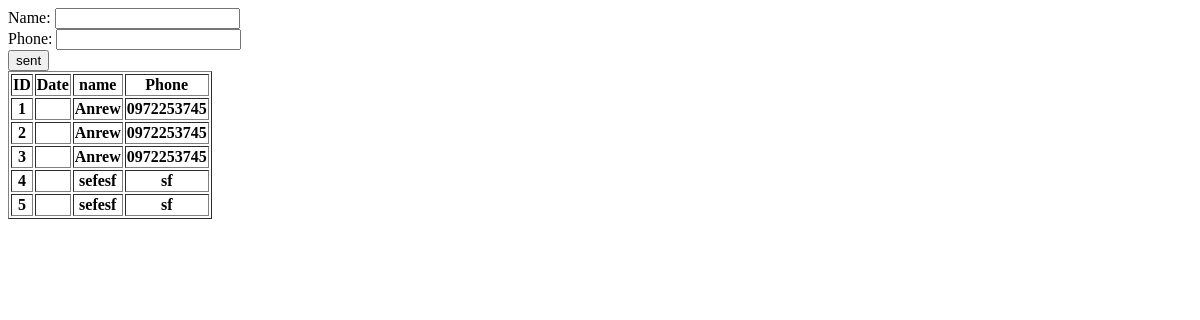
Before: / with the older database file.
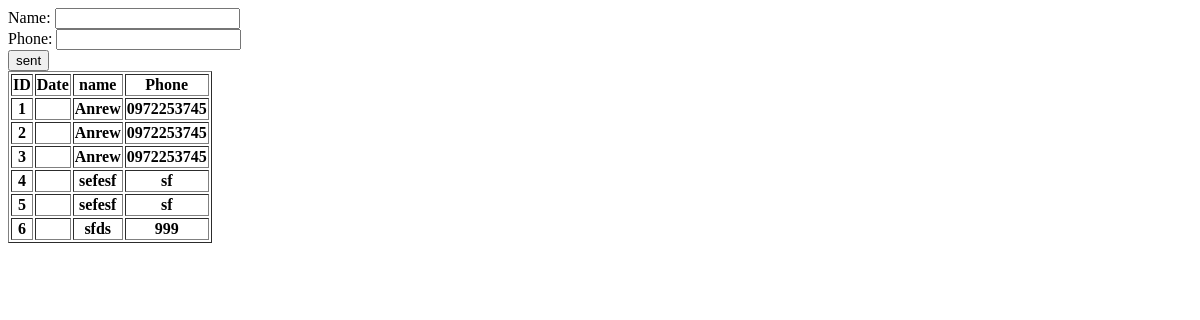
After: the same page with the newer database file.
### crm/models.py (models this page shows, shortened)
class Order(models.Model):
    oreder_dt = models.DateTimeField(auto_now=True)
    order_name = models.CharField(max_length=200,verbose_name='Name')
    order_phone = models.CharField(max_length=200,verbose_name='Phone')
    class Meta:
        verbose_name='Order'
        verbose_name_plural = 'Orders'

### crm/views.py (the view)
# urls.py: path('', crm.views.first_page),
def first_page(request):
    object_list = Order.objects.all()
    form = OrderForm()
    return render(request,'./index.html',{'object_list':object_list,'form':form })

### crm/forms.py
class OrderForm(forms.Form):
	name = forms.CharField(max_length=200,required=False,widget=forms.TextInput(attrs={'class':'css_input'}))
	phone = forms.CharField(max_length=200)

### templates/index.html (shortened to what this page needs)
<!DOCTYPE html>
<html lang="en">
<head>
</head>
<body>
    <form action="{% url 'thanks' %}">
        {{ form }}
        <button type="submit">sent</button>
    </form>
{% if object_list %}
    <table border="1">
        <tr>
            <th>ID</th>
            <th>Date</th>
            <th>name</th>
            <th>Phone</th>
        </tr>
        <tr>
            {% for obj in object_list %}
            <th>{{obj.id}}</th>
            <th>{{obj.order_dt}}</th>
            <th>{{obj.order_name}}</th>
            <th>{{obj.order_phone}}</th>
        </tr>
        {% endfor %}
    </table>
    {% else %}
    <h2>No data</h2>
    {% endif %}
</body>
</html>

Changed rows visible on the page:
added Order: id "6", order_name "sfds", order_phone "999"
